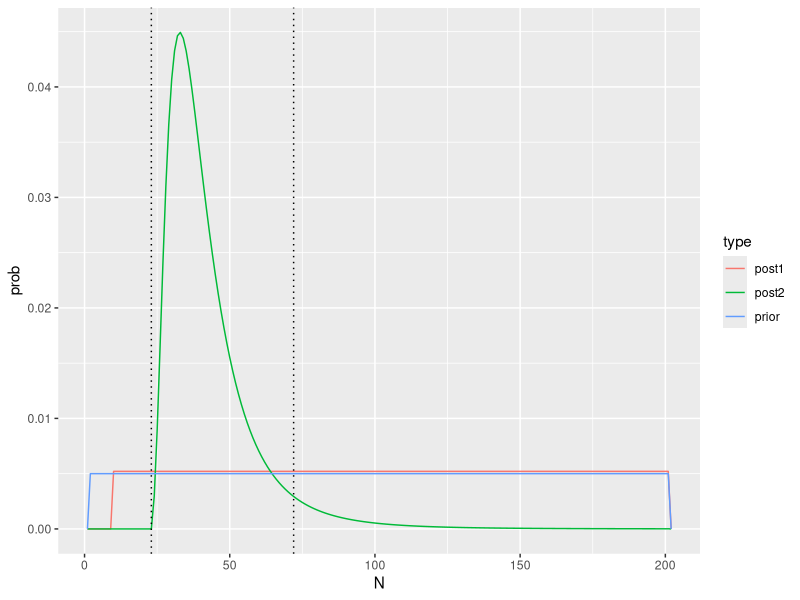
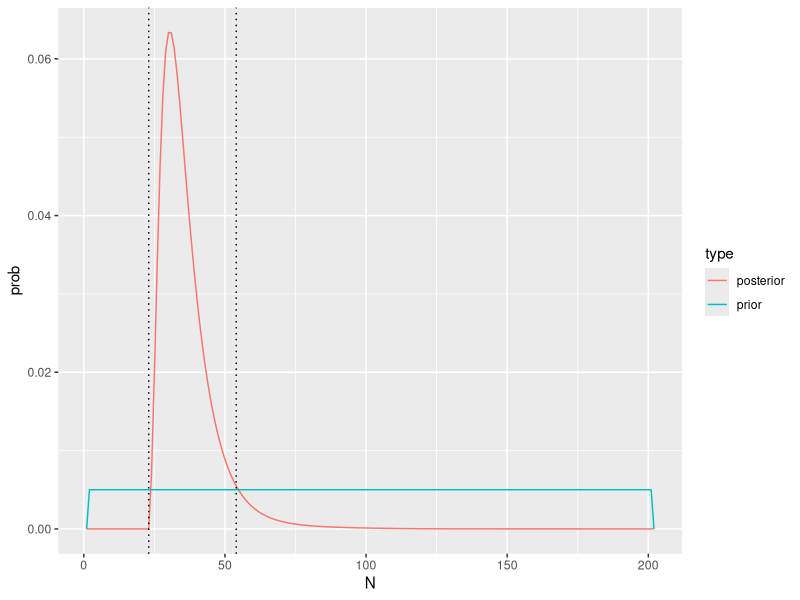

Generate these figures, in order, with R:
## ---- chunk 1
# knitr::opts_chunk$set(echo = FALSE)
knitr::opts_chunk$set(warning = FALSE)
knitr::opts_chunk$set(message = FALSE)
knitr::opts_chunk$set(out.width = "50%")
knitr::opts_current$set(fig.align = "center")
library(tidyverse)
library(RColorBrewer)

options(ggplot2.discrete.color=brewer.pal(8, "Dark2"))
options(ggplot2.discrete.fill=brewer.pal(8, "Dark2"))
## ---- chunk 2
# Simulate data
N <- 50
n <- c(10, 20)
theta <- rep(NA, 2)
theta[1] <- rhyper(1, N, 0, n[1])
theta[2] <- rhyper(1, theta[1], N-theta[1], n[2])
## ---- chunk 3
# Simulate 1st capture and mark
capture <- tibble(N = seq(0:201),
                  prior = c(0, rep(0.005, 200), 0))
lik <- dhyper(theta[1], capture$N, 0, n[1])
lik[is.na(lik)] <- 0
post_unstd <- lik * capture$prior
capture$post1 <- post_unstd / sum(post_unstd)
## ---- chunk 4
# See https://stats.stackexchange.com/questions/381520/how-can-i-estimate-the-highest-posterior-density-interval-from-a-set-of-x-y-valu

# Find approximate HPDI
hdi = function(x, x.density, coverage)
{
  best = 0
  for (ai in 1 : (length(x) - 1))
  {
    for (bi in (ai + 1) : length(x))
    {
      mass = sum(diff(x[ai : bi]) * x.density[(ai + 1) : bi])
      if (mass >= coverage && mass / (x[bi] - x[ai]) > best)
      {
        best = mass / (x[bi] - x[ai])
        ai.best = ai
        bi.best = bi
      }
    }
  }
  c(x[ai.best], x[bi.best])
}
## ---- chunk 5
# Simulate recapture
# posterior from 1st capture is now prior for recapture
lik <- dhyper(theta[2], n[1], capture$N-n[1], n[2])
lik[is.na(lik)] <- 0
post_unstd <- lik * capture$post1
capture$post2 <- post_unstd / sum(post_unstd)

# Calculate 95% HPDI
hpdi <- capture$N[hdi(capture$N, capture$post2, 0.95)]

capture %>%
  pivot_longer(-N, names_to="type", 
               values_to="prob") %>%
  ggplot() +
  geom_line(aes(x=N, y=prob, color=type)) +
  geom_vline(xintercept=hpdi, 
             linetype="dotted")
## ---- chunk 6
# Simulate 1st capture and mark
prior_p1 <- tibble(p1 = seq(0, 1, length.out=11),
                   prob1 = c(0, rep(0.1, 10)))

prior_p2 <- tibble(p2 = seq(0, 1, length.out=11),
                   prob2 = c(0, rep(0.1, 10)))

prior_N <- tibble(N = seq(0:201),
                  prob = c(0, rep(0.005, 200), 0))

grid <- crossing(prior_N, prior_p1, prior_p2) %>%
  mutate(lik = 0,
         post_unstd = 0)

k10 <- n[1] - theta[2]
k01 <- n[2] - theta[2]
k11 <- theta[2]

for(i in seq_along(grid$N))
{
  k00 <- grid[i,]$N - k10 - k01 - k11
  if (k00 < 0)
  {
    grid[i,]$lik <- 0.0
    grid[i,]$post_unstd <- 0.0
  }
  else{
    q00 <- (1-grid[i,]$p1) * (1-grid[i,]$p2)
    q10 <- grid[i,]$p1 * (1-grid[i,]$p2)
    q01 <- (1-grid[i,]$p1) * grid[i,]$p2
    q11 <- grid[i,]$p1 * grid[i,]$p2
    grid[i,]$lik <- dmultinom(x=c(k00, k10, k01, k11),
                             prob = c(q00, q10, q01, q11))
    grid[i,]$post_unstd <- grid[i,]$lik * grid[i,]$prob * grid[i,]$prob1 * grid[i,]$prob2
  }
}

grid$post <- grid$post_unstd/sum(grid$post_unstd)
## ---- chunk 7
# Plot N
postN <- grid %>%
  group_by(N) %>%
  summarize(posterior=sum(post)) %>%
  mutate(prior = prior_N$prob)

# Calculate 95% HPDI
hpdi <- postN$N[hdi(postN$N, postN$posterior, 0.95)]

postN %>%
  pivot_longer(-N, names_to="type", values_to = "prob") %>%
ggplot() +
  geom_line(mapping=aes(x=N, y=prob, color=type)) +
  geom_vline(xintercept=hpdi, 
             linetype="dotted")
## ---- chunk 8
postp1 <- grid %>%
  group_by(p1) %>%
  summarize(prob=sum(post))

postp2 <- grid %>%
  group_by(p2) %>%
  summarize(prob=sum(post))
